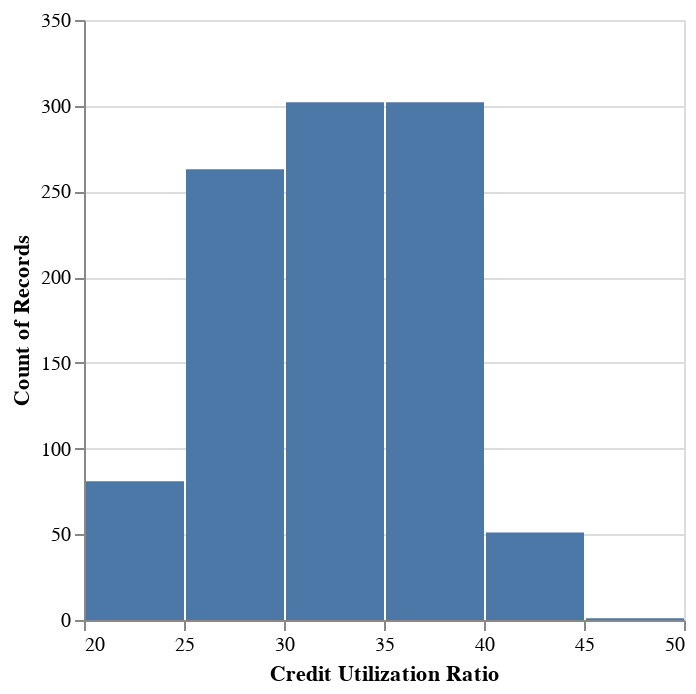

The code cell stored with this chart in its notebook:
### Code cell
# distribution of credit utilization ratio
credit_utilization_ratio_distribution = alt.Chart(subset_train).mark_bar().encode(
    x = alt.X("Credit_Utilization_Ratio").title("Credit Utilization Ratio").bin(),
   y = alt.Y("count()")
)
credit_utilization_ratio_distribution

### Figure 1 — Vega-Lite specification as saved in the notebook (floating-point values rounded to 4 significant figures; data arrays with more than 128 entries replaced by an {"elided": "..."} marker saying what was removed)
{"config": {"view": {"continuousWidth": 300, "continuousHeight": 300}}, "data": {"name": "data-fddc806d67ae801848812a2aad83186a"}, "mark": {"type": "bar"}, "encoding": {"x": {"bin": {}, "field": "Credit_Utilization_Ratio", "title": "Credit Utilization Ratio", "type": "quantitative"}, "y": {"aggregate": "count", "type": "quantitative"}}, "$schema": "https://vega.github.io/schema/vega-lite/v5.15.1.json", "datasets": {"data-fddc806d67ae801848812a2aad83186a": {"elided": "1000 records"}}}
